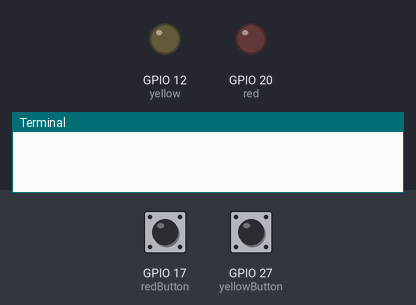
The program below on a simulated Raspberry Pi (BCM pin numbers). On the bench: output pins drawn as LEDs (lit = HIGH), the last lines printed to the terminal. The test bench sets the inputs (shaded band); at power-on: GPIO 17 (redButton) LOW, GPIO 27 (yellowButton) LOW.

Above: at 1.2 s.
1.3 s: GPIO 17 (redButton) pulled HIGH for 0.15 s
At 2.5 s:
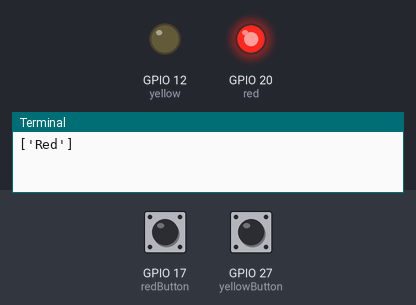
2.9 s: GPIO 27 (yellowButton) pulled HIGH for 0.15 s
At 3.7 s:
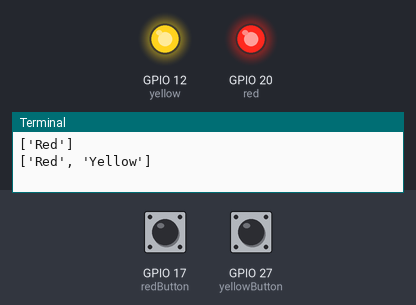
Timing chart, 0 to 5.9 s (numbered marks = the images above; inputs shaded):
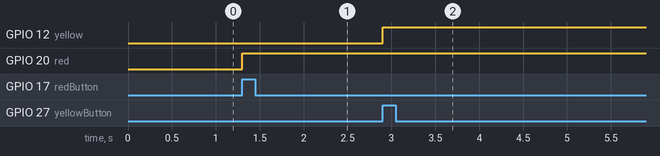

Measured:
- after the input at 1.3 s, GPIO 20 (red): LOW → HIGH at once
- after the input at 2.9 s, GPIO 12 (yellow): LOW → HIGH at once

The program:

tic_tac_toe_basic_prototype.py
```python
import RPi.GPIO as GPIO
from time import sleep
# set gpio pins


#set variables
red = 20
yellow = 12
yellowButton = 27
redButton = 17
resetButton = 4
isYellowButtonPressed = False
isRedButtonPressed = False
lights = []

# use broadcom pin mode
GPIO.setmode(GPIO.BCM)

# setup led and switch pins
GPIO.setup(yellowButton, GPIO.IN, pull_up_down=GPIO.PUD_DOWN)
GPIO.setup(redButton, GPIO.IN, pull_up_down=GPIO.PUD_DOWN)
GPIO.setup(red, GPIO.OUT)
GPIO.setup(yellow, GPIO.OUT)
GPIO.setup(resetButton, GPIO.IN, pull_up_down=GPIO.PUD_DOWN)

#default to LEDS off, just in case
GPIO.output(red, 0)
GPIO.output(yellow, 0)

#function used to reset LEDs and list
def resetGame():
    print("Resetting...")

    global lights
    for i in lights:
        lights.remove(i)
    global isRedButtonPressed
    global isYellowButtonPressed
    isRedButtonPressed = False
    isYellowButtonPressed = False
    GPIO.output(20, 0)
    GPIO.output(12, 0)
#this function sets booleans back to false, turns off LEDs, and erases each item in the list


try: #try except loop for main part of program
    while(True):
        if (GPIO.input(redButton) == GPIO.HIGH): #if button pressed, turn on LED and append to list
            GPIO.output(red, 1)
            if ("Red" in lights) == False:
                lights.append("Red")
            print(lights)
            sleep(0.25)


        if (GPIO.input(yellowButton) == GPIO.HIGH): #if button pressed, turn on LED and append to list
            isYellowButtonPressed = True
            GPIO.output(yellow, 1)
            if ("Yellow" in lights) == False:
                lights.append("Yellow")
            print(lights)
            sleep(0.25)

        if (GPIO.input(resetButton) == GPIO.HIGH): #if reset button pressed, call reset function
            resetGame()
            sleep(0.25)

#note that i added a sleep time of .25 seconds after each button detection--
#i added this for debouncing. without it, each button press would execute the loop
#multiple times
except KeyboardInterrupt:
    GPIO.cleanup()
```
